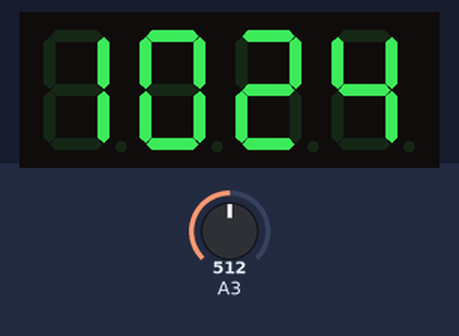
A sketch run on a simulated ATtiny85, built with avr-gcc and run on an emulated ATtiny85. On the bench: 4-digit seven-segment display. The inputs (shaded band) are chosen by the test bench; at power-on: A3 = 512. The local clock reads 2024-03-15 10:24:30 at power-on unless the sketch sets it.

Above: at 1.3 s.
1.4 s: A3 set to 490
3.2 s: A3 set to 306
5.2 s: A3 set to 122
Timing chart, 0 to 8.2 s (numbered marks = the images above; inputs shaded):
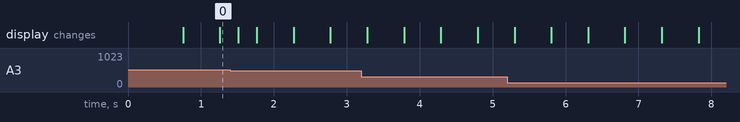

The sketch:

TrinketClock.ino
```cpp
#include "DS1307RTC.h"

//#include <Wire.h> // Enable this line if using Arduino Uno, Mega, etc.
#include <TinyWireM.h> // Enable this line if using Adafruit Trinket, Gemma, etc.

#include <Adafruit_LEDBackpack.h>
#include <Adafruit_GFX.h>

Adafruit_7segment matrix = Adafruit_7segment();

long timeSinceDisplay = 0;
bool colonOn = false, timeShown = true;
uint8_t cycle = 0, lastBrightness;
char buf[5];

uint8_t pinPhotoDigital = 3, pinPhotoAnalog = 3;
uint8_t pinTMP36Digital = 4, pinTMP36Analog = 2;

#define LIGHT_READING_MIN 0
#define LIGHT_READING_MAX 1023

#define HISTORY_SIZE 10
typedef struct historyStruct {
	float temperatures[HISTORY_SIZE];
	uint8_t currentIndex;
	bool loopedAround;
} historyType;

historyType history;

float getTemperature() {
	float temperature = getVoltage(pinTMP36Analog);  	//getting the voltage reading from the temperature sensor
	temperature = (temperature - .5) * 100;		//converting from 10 mv per degree wit 500 mV offset
												//to degrees ((volatge - 500mV) times 100)
	temperature = temperature * 1.8 + 32;
	return temperature;
}

void recordTemperature() {
	float t = getTemperature();
	history.temperatures[history.currentIndex] = t;
	history.currentIndex++;
	history.currentIndex = history.currentIndex % HISTORY_SIZE;
	if (history.currentIndex == 0) {
		history.loopedAround = true;
	}
}

float getAverageTemperature() {
	if (history.loopedAround) {
		float sum = 0;
		for (uint8_t i = 0; i < HISTORY_SIZE; i++) {
			sum += history.temperatures[i];
		}
		return sum / HISTORY_SIZE;
	} else {
		return getTemperature();
	}
}

/*
 * getVoltage() - returns the voltage on the analog input defined by pin
 */

float getVoltage(int pin){
 return (analogRead(pin) * .004882814); //converting from a 0 to 1024 digital range
                                        // to 0 to 5 volts (each 1 reading equals ~ 5 millivolts
}

void setBrightness() {
	uint32_t value = LIGHT_READING_MAX - analogRead(pinPhotoAnalog);
	value = value * 16L;
	value = value / LIGHT_READING_MAX;
	if (value <= 0) {
		value = 0;
	}
	if (value != lastBrightness) {
		lastBrightness = value;
		matrix.setBrightness(lastBrightness);
	}
}

void showLight() {
	matrix.clear();
	matrix.printFloat(analogRead(pinPhotoAnalog), 0);
	matrix.writeDisplay();
}

void showTime() {
	matrix.clear();
	tmElements_t tm;
	if (RTC.read(tm)) {
		uint8_t h = tm.Hour % 12;
		if (h == 0) { h = 12; }
		if (h >= 10) {
			matrix.writeDigitNum(0, h / 10, false);
		}
	 	matrix.writeDigitNum(1, h % 10, false);
		matrix.drawColon(colonOn);
		matrix.writeDigitNum(3, tm.Minute / 10, false);
		matrix.writeDigitNum(4, tm.Minute % 10, false);
	} else {
		matrix.print(3333, 10);
	}
	matrix.writeDisplay();
}

void showTemp() {
	float t = getAverageTemperature();
	matrix.clear();
	matrix.writeDigitNum(0, t / 10, true);
	matrix.writeDigitNum(1, ((uint8_t) t) % 10, true);
	matrix.writeDigitRaw(4, 0b0000000001110001);
	matrix.writeDigitRaw(2, 0x10);
	matrix.writeDisplay();
}


void setup() {
#ifndef __AVR_ATtiny85__
  Serial.begin(9600);
  Serial.println("7 Segment Backpack");
#endif
  matrix.begin(0x70);
  lastBrightness = 15;
  matrix.setBrightness(lastBrightness);
  pinMode(pinPhotoDigital, INPUT);
  pinMode(pinTMP36Digital, INPUT);
  digitalWrite(pinTMP36Digital, LOW);
  digitalWrite(pinPhotoDigital, LOW);

  history.currentIndex = 0;
  history.loopedAround = false;
}

void loop() {
	static const uint8_t cycle_count = 20;
	static const uint8_t cycle_time_cutoff = 18;
	long now = millis();
	if (millis() - timeSinceDisplay >= 500) {
		setBrightness();
		colonOn = !colonOn;
		cycle++;
        showTime();
		timeSinceDisplay = now;
	} else {
		setBrightness();
//		recordTemperature();
//		showLight();
		delay(250);
	}
}
```
